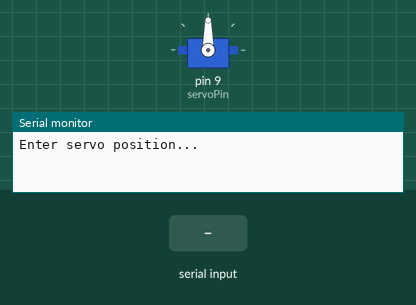
The sketch below on a simulated Arduino Uno, built with avr-gcc and run on an emulated ATmega328P. On the bench: servo, the last lines printed to the serial monitor. Inputs (shaded band) come from the test bench.

Above: at 1.2 s.
1.3 s: "30,150\n" received over Serial
At 2.6 s:
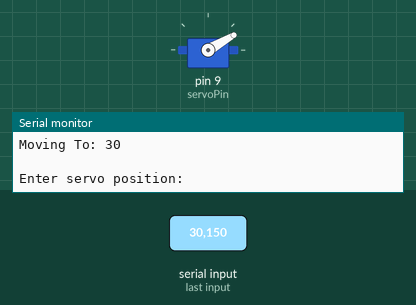
3.8 s: "5\n" received over Serial
At 4.6 s:
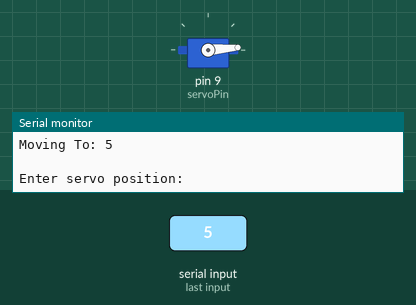
5.7 s: "200\n" received over Serial
At 9.2 s:
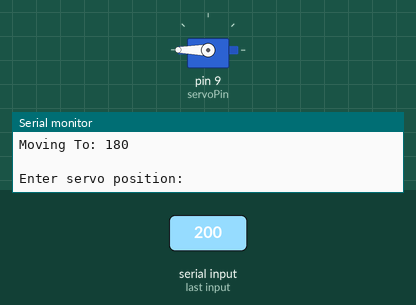
Timing chart, 0 to 10.7 s (numbered marks = the images above; inputs shaded):
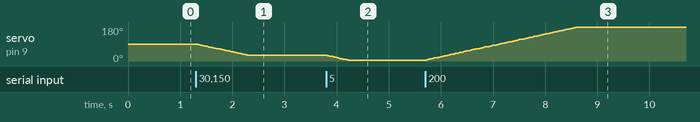

Measured:
- after the input at 1.3 s, servo on pin 9 (servoPin): moves from 90° to 30° over 0.98 s, starting at once
- after the input at 3.8 s, servo on pin 9 (servoPin): moves from 30° to 5° over 0.40 s, starting at once
- after the input at 5.7 s, servo on pin 9 (servoPin): moves from 5° to 180° over 2.9 s, starting at once

The sketch:

calibration.ino
```cpp
#include <Arduino.h>
#include "ServoEasing.hpp"

ServoEasing servo;

// IMPORTANT: Mechcnically Disconnect Servo From Eye Before Running The Script
// Upload Code, Write Servo to 90, then connect

// CHANGE THIS to select which servo you want to move manually
int servoPin = 9;


// Make a note of the servo min - max and centre positions here, or on some paper
// You can delete my recordings below

// Right RL Centre/Min/Max 55/90/118 (Pin 3)
// Right UD Centre/Min/Max 45/90/120 (Pin 5)
// Right Blink Close/Open 35/100 (Pin 6)

// Left RL Centre/Min/Max 55/85/115 (Pin 9)
// Left UD Centre/Min/Max 45/75/120 (Pin 10)
// Left Blink Open/Close 80/145 (Pin 11)

int targetPos;
const int speed = 60;

void setup() {
  Serial.begin(9600);

  servo.attach(servoPin);

  Serial.println("Enter servo position...");

}

void loop() {

  if (Serial.available() > 0) {
        String input = Serial.readStringUntil('\n');
        input.trim();

        targetPos = input.toInt();
        targetPos = constrain((targetPos),0,180);

        Serial.print("Moving To: ");
        Serial.println(targetPos);
        Serial.println(" ");
        servo.startEaseTo(targetPos,speed);
        Serial.println("Enter servo position: ");
    }
}
```
